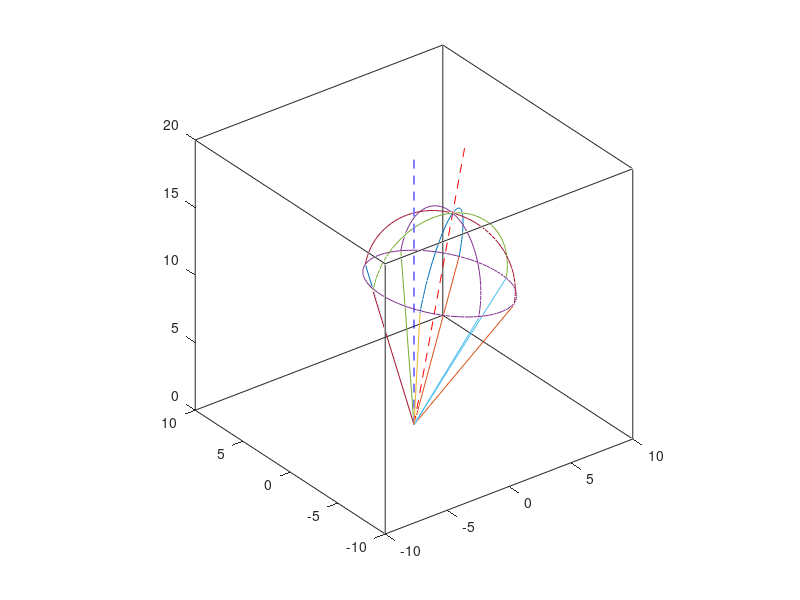

Write the MATLAB code that produced this figure.
t=linspace(0,pi*2);
x(1,:)=5*cos(t);
x(2,:)=5*sin(t);
x(3,:)=0*t;

A=[1 0 0 ; 0 cos(pi/2) -sin(pi/2); 0 sin(pi/2) cos(pi/2)];
X=[cos(.2) 0 sin(.2); 0 1 0 ; -sin(.2) 0 cos(.2)];
plot3(0, 0,0);
pause(50)

for t=0:.25:4*pi
Z=[cos(t) -sin(t) 0 ; sin(t) cos(t) 0; 0 0 1]

plot3(0, 0,0);
hold on;

for j=0:1:3
C=[cos(j*pi/4) -sin(j*pi/4) 0 ; sin(j*pi/4) cos(j*pi/4) 0; 0 0 1];

 
 xlim([-10 10]);ylim([-10 10]);zlim([0 20]);
 set(gca,'DataAspectRatio',[1 1 1],'PlotBoxAspectRatio',[1 1 1],'BoxStyle','full','Box','on')
 
 for i=1:1:length(x)
    z(:,i)=C*A*x(:,i);
 end
 for i=1:1:length(x)
     temp=z(:,i);
     temp(3)=temp(3)+10;
   P(1:3,i,j+1)=(Z*X*Z)*temp;
 end

%   plot3(z(1,1:end/2),z(2,1:end/2),z(3,1:end/2)+10);
% 
%   plot3([0 z(1,1)],[0 z(2,1)],[0 z(3,1)+10]);
%  for i=1:1:length(x)
%     z1(:,i)=C*A*x(:,i);
%  end
%  plot3(z1(1,:),z1(2,:),z1(3,:));
end;
a=[0; 0 ;20];
plot3([0 a(1)],[0 a(2)],[0 a(3)],'--','color','b');
a=Z*X*Z*a;
plot3([0 a(1)],[0 a(2)],[0 a(3)],'--','color','r');

for i=1:1:length(x)
    temp=x(:,i);
     temp(3)=temp(3)+10;
   e(:,i)=(Z*X*Z)*temp;
end
  plot3(e(1,:),e(2,:),e(3,:));
 
  for j=1:1:4
  plot3(P(1,1:end/2+1,j),P(2,1:end/2+1,j),P(3,1:end/2+1,j));
  plot3([0 P(1,1,j)],[0 P(2,1,j)],[0 P(3,1,j)]);
    plot3([0 P(1,end/2+1,j)],[0 P(2,end/2+1,j)],[0 P(3,end/2+1,j)]);
  end



pause(.1)
hold off;
end
% 
% hold on;
% xlim([-10 10]);ylim([-10 10]);zlim([0 20]);
% set(gca,'DataAspectRatio',[1 1 1],'PlotBoxAspectRatio',[1 1 1],'BoxStyle','full','Box','on')
% for j=0:1:7
% plot3(z(1,:,j),z(2,:,j),z(3,:,j)+10);
% end
